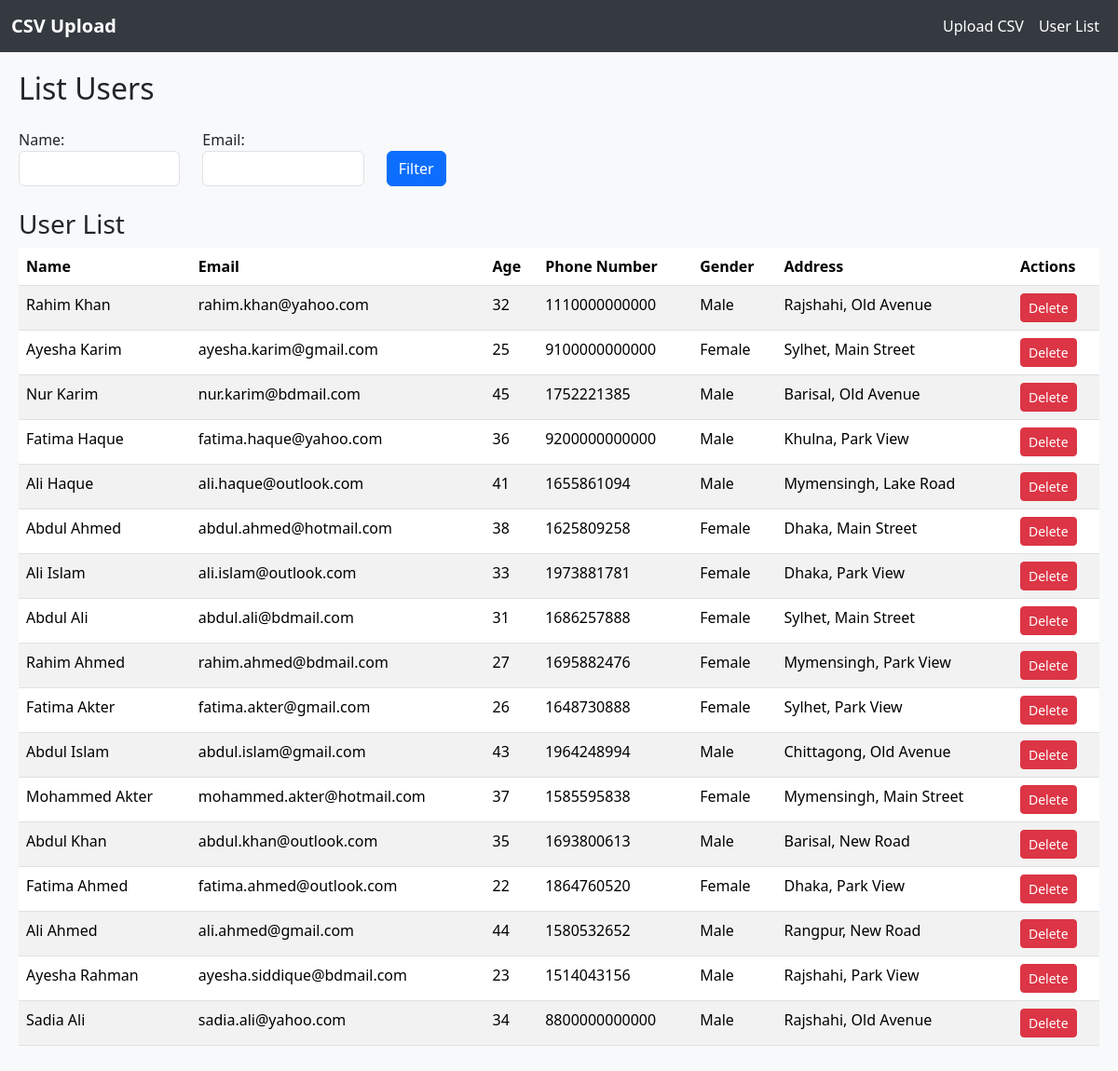
Screenshot of /list-users/ with the database file from the repository.
### users/models.py (models this page shows)
class User(models.Model):
    name = models.CharField(max_length=100, blank=False, null=False)
    email = models.EmailField(unique=True, blank=False, null=False)
    age = models.PositiveIntegerField()
    phone_number = models.CharField(max_length=20)
    gender = models.CharField(max_length=10)
    address = models.CharField(max_length=255)

### users/views.py (the view)
# urls.py: path('list-users/', list_users, name='list_users'),
def list_users(request):
    users = User.objects.all()
    if filter_name := request.GET.get('name', '').strip():
        users = users.filter(name__icontains=filter_name)
    if filter_email := request.GET.get('email', '').strip():
        users = users.filter(email__icontains=filter_email)
    return render(request, 'users/users_list.html', {'users': users})

### users/templates/users/users_list.html (shortened to what this page needs)
{% extends 'base.html' %}
{% block content %}
  <h2 class="mb-4">List Users</h2>
  <form method="get" action="{% url 'list_users' %}">
    <div class="row">
      <div class="col-md-2">
        <label for="name">Name:</label>
        <input type="text" class="form-control" name="name" value="{{ request.GET.name }}">
      </div>
      <div class="col-md-2">
        <label for="email">Email:</label>
        <input type="text" class="form-control" name="email" value="{{ request.GET.email }}">
      </div>
      <div class="col-md-2">
        <button type="submit" class="btn btn-primary mt-4">Filter</button>
      </div>
    </div>
  </form>
  {% if users %}
    <h3 class="mt-4">User List</h3>
    <div class="table-responsive">
      <table class="table table-striped">
        <thead>
          <tr>
            <th>Name</th>
            <th>Email</th>
            <th>Age</th>
            <th>Phone Number</th>
            <th>Gender</th>
            <th>Address</th>
            <th>Actions</th>
          </tr>
        </thead>
        <tbody>
          {% for user in users %}
            <tr>
              <td>{{ user.name }}</td>
              <td>{{ user.email }}</td>
              <td>{{ user.age }}</td>
              <td>{{ user.phone_number }}</td>
              <td>{{ user.gender }}</td>
              <td>{{ user.address }}</td>
              <td>
                <form method="post" action="{% url 'delete_user' user.id %}">
                  <button type="submit" class="btn btn-danger btn-sm">Delete</button>
                </form>
              </td>
            </tr>
          {% empty %}
            <tr>
              <td colspan="6">No users found.</td>
            </tr>
          {% endfor %}
        </tbody>
      </table>
    </div>
  {% endif %}
{% endblock %}

### users/templates/base.html (shortened to what this page needs)
<!DOCTYPE html>
<html>
<head>
    <link href="https://cdn.jsdelivr.net/npm/bootstrap@5.3.6/dist/css/bootstrap.min.css" rel="stylesheet">
</head>
<body>
    <nav av class="navbar navbar-expand navbar-custom">
        <div class="container-fluid">
            <a class="navbar-brand" href="{% url 'upload_csv' %}">CSV Upload</a>
            <div class="ms-auto">
                <ul class="navbar-nav">
                    <li class="nav-item">
                        <a class="nav-link" href="{% url 'upload_csv' %}">Upload CSV</a>
                    </li>
                    <li class="nav-item">
                        <a class="nav-link" href="{% url 'list_users' %}">User List</a>
                    </li>
                </ul>
            </div>
        </div>
    </nav>
    <div class="content">
            {% block content %}{% endblock %}
        </div>
</body>
</html>

### users/templates/base.html (style rules this page uses)
body { background-color: #f8f9fa; margin: 0; }
.navbar-custom { background-color: #343a40; }
.navbar-custom .navbar-brand { color: #fff; font-weight: bold; font-size: 20px; }
.navbar-custom .nav-link { color: #fff; }
.content { padding: 20px; }

### rows the page displays
User: name "Rahim Khan", email "rahim.khan@yahoo.com", age "32", phone_number "1110000000000", gender "Male", address "Rajshahi, Old Avenue"
User: name "Ayesha Karim", email "ayesha.karim@gmail.com", age "25", phone_number "9100000000000", gender "Female", address "Sylhet, Main Street"
User: name "Nur Karim", email "nur.karim@bdmail.com", age "45", phone_number "1752221385", gender "Male", address "Barisal, Old Avenue"
User: name "Fatima Haque", email "fatima.haque@yahoo.com", age "36", phone_number "9200000000000", gender "Male", address "Khulna, Park View"
User: name "Ali Haque", email "ali.haque@outlook.com", age "41", phone_number "1655861094", gender "Male", address "Mymensingh, Lake Road"
User: name "Abdul Ahmed", email "abdul.ahmed@hotmail.com", age "38", phone_number "1625809258", gender "Female", address "Dhaka, Main Street"
User: name "Ali Islam", email "ali.islam@outlook.com", age "33", phone_number "1973881781", gender "Female", address "Dhaka, Park View"
User: name "Abdul Ali", email "abdul.ali@bdmail.com", age "31", phone_number "1686257888", gender "Female", address "Sylhet, Main Street"
User: name "Rahim Ahmed", email "rahim.ahmed@bdmail.com", age "27", phone_number "1695882476", gender "Female", address "Mymensingh, Park View"
User: name "Fatima Akter", email "fatima.akter@gmail.com", age "26", phone_number "1648730888", gender "Female", address "Sylhet, Park View"
User: name "Abdul Islam", email "abdul.islam@gmail.com", age "43", phone_number "1964248994", gender "Male", address "Chittagong, Old Avenue"
User: name "Mohammed Akter", email "mohammed.akter@hotmail.com", age "37", phone_number "1585595838", gender "Female", address "Mymensingh, Main Street"
User: name "Abdul Khan", email "abdul.khan@outlook.com", age "35", phone_number "1693800613", gender "Male", address "Barisal, New Road"
User: name "Fatima Ahmed", email "fatima.ahmed@outlook.com", age "22", phone_number "1864760520", gender "Female", address "Dhaka, Park View"
User: name "Ali Ahmed", email "ali.ahmed@gmail.com", age "44", phone_number "1580532652", gender "Male", address "Rangpur, New Road"
User: name "Ayesha Rahman", email "ayesha.siddique@bdmail.com", age "23", phone_number "1514043156", gender "Male", address "Rajshahi, Park View"
User: name "Sadia Ali", email "sadia.ali@yahoo.com", age "34", phone_number "8800000000000", gender "Male", address "Rajshahi, Old Avenue"
